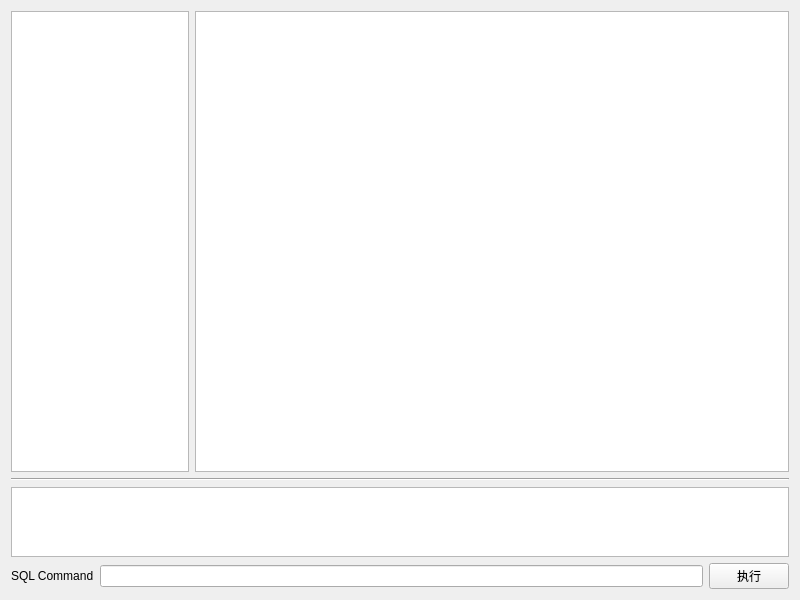
<?xml version="1.0" encoding="UTF-8"?>
<ui version="4.0">
 <class>Widget</class>
 <widget class="QWidget" name="Widget">
  <property name="geometry">
   <rect>
    <x>0</x>
    <y>0</y>
    <width>800</width>
    <height>600</height>
   </rect>
  </property>
  <property name="windowTitle">
   <string>Widget</string>
  </property>
  <layout class="QVBoxLayout" name="verticalLayout" stretch="20,0,2,0">
   <item>
    <layout class="QHBoxLayout" name="horizontalLayout" stretch="3,10">
     <item>
      <widget class="QListWidget" name="tableShow_LW"/>
     </item>
     <item>
      <widget class="QTableWidget" name="dataShow_TW"/>
     </item>
    </layout>
   </item>
   <item>
    <widget class="Line" name="line">
     <property name="orientation">
      <enum>Qt::Horizontal</enum>
     </property>
    </widget>
   </item>
   <item>
    <widget class="QPlainTextEdit" name="resShow_PTE"/>
   </item>
   <item>
    <layout class="QHBoxLayout" name="horizontalLayout_2">
     <item>
      <widget class="QLabel" name="label">
       <property name="text">
        <string>SQL Command</string>
       </property>
      </widget>
     </item>
     <item>
      <widget class="QLineEdit" name="cmdLine_LE">
       <property name="text">
        <string/>
       </property>
      </widget>
     </item>
     <item>
      <widget class="QPushButton" name="exec_PB">
       <property name="text">
        <string>执行</string>
       </property>
      </widget>
     </item>
    </layout>
   </item>
  </layout>
 </widget>
 <resources/>
 <connections/>
</ui>
